Frame 1 (no input): blank canvas, image omitted
Frame 60 (the mouse pressed at the canvas centre just before this capture): blank canvas, image omitted
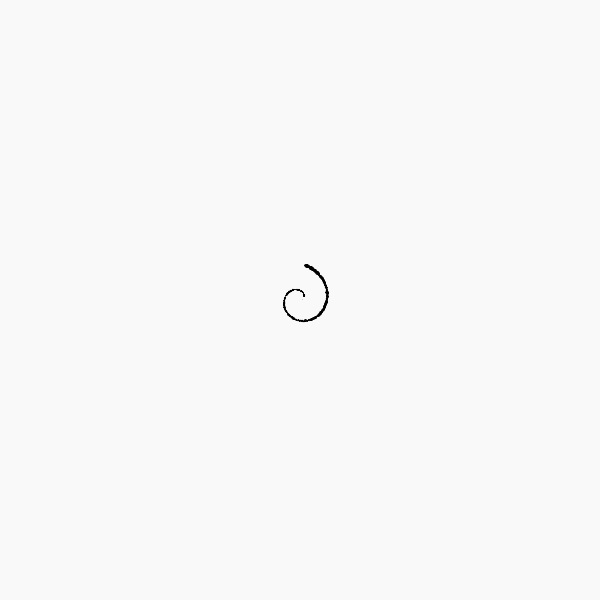
Frame 120 (the mouse held since frame 60 and released just before this capture)

The Processing sketch whose frames 1 and 60 were blank and that drew this single picture after the mouse press (run headless with seeded random() and noise(); from frame 60 on, the mouse is pressed at the canvas centre):

// Processing sketch: sketch_122716_spirals
// ── sketch_122716_spirals.pde
int MIDX = width / 2;
int MIDY = height / 2;
int FRAME_RATE = 60;
int STROKE_WEIGHT = 1;

boolean DEBUG = false;

color DEBUG_COLOR;
color BACKGROUND_COLOR;
color DRAW_COLOR;

int lastFrame;
float delta;

float CANVAS_PERCENTAGE = 0.8f;
float CANVAS_X;
float CANVAS_Y;
float CANVAS_WIDTH;
float CANVAS_HEIGHT;
float brushX;
float brushY;
float brushWidth = 1;
float maxSpiralRadius;
float maxSpiralDisplacementRadius = 72;
float minSpiralRadius = 3;
float spiralRadiusPerSecond = 15;
float acceleration = 150;
float BASE_ROTATION_SPEED = 100;
float MAX_ROTATION_SPEED = 720;

// Degrees per second
float rotationSpeed = BASE_ROTATION_SPEED;
boolean rotateClockwise = false;
float brushCurrentRadius = 0;
float brushCurrentRotation = 0;
boolean drawing = true;

ArrayList<Circle> spirals;

void setup()
{
  strokeWeight(STROKE_WEIGHT);
  frameRate(FRAME_RATE);
  size(600, 600); 
  // SET VARIABLES THAT DEPEND ON WIDTH AND HEIGHT 
  DEBUG_COLOR = color(#000000);
  BACKGROUND_COLOR = color(#F9F9F9);
  DRAW_COLOR = color(#000000); 
  CANVAS_WIDTH = (float)width * (float)CANVAS_PERCENTAGE;
  CANVAS_HEIGHT = height * CANVAS_PERCENTAGE;
  CANVAS_X = (width - CANVAS_WIDTH) / 2;
  CANVAS_Y = (height - CANVAS_HEIGHT) / 2;
  brushX = CANVAS_X + CANVAS_WIDTH / 2;
  brushY = CANVAS_Y + CANVAS_HEIGHT / 2;
  maxSpiralRadius = 36;
  background(BACKGROUND_COLOR);
  spirals = new ArrayList<Circle>();
}

void draw() {
  //background(BACKGROUND_COLOR);
  noFill();

  delta = (millis() - lastFrame) / 1000f;
  lastFrame = millis();
  if (DEBUG) {
    noFill();
    stroke(DEBUG_COLOR);
    line(-1, height / 2, height + 1, height / 2);
    line(width / 2, -1, width / 2, height + 1);
    rect(CANVAS_X, CANVAS_Y, CANVAS_WIDTH, CANVAS_HEIGHT);
    noFill();
    noStroke();
  }

  // Drawing is ended when there are no more valid locations to paint.
  if (!drawing) return; 

  fill(DRAW_COLOR);
  float brushPosX = brushX + cos(radians(brushCurrentRotation)) * brushCurrentRadius;
  float brushPosY = brushY + sin(radians(brushCurrentRotation)) * brushCurrentRadius;
  float widthMod = random(.5, 1.5);
  ellipse(brushPosX, brushPosY, brushCurrentRadius / 16 * widthMod, brushCurrentRadius / 16 * widthMod);

  brushCurrentRadius += spiralRadiusPerSecond * delta;
  brushCurrentRotation += (rotateClockwise ? 1 : -1) * rotationSpeed * delta;
  float alpha = brushCurrentRadius / maxSpiralRadius;
  rotationSpeed += ((alpha > .5 ? -1 : 1) * (acceleration * delta));
  rotationSpeed = clamp(rotationSpeed, BASE_ROTATION_SPEED, MAX_ROTATION_SPEED);

  if (DEBUG) {
    strokeWeight(CANVAS_WIDTH / 512);
    noFill();
    stroke(0, 255, 0);
    float debugWidth = CANVAS_WIDTH / 32;
    ellipse(brushX, brushY, debugWidth, debugWidth);
    ellipse(brushPosX, brushPosY, debugWidth, debugWidth);
    ellipse(brushX, brushY, maxSpiralRadius * 2, maxSpiralRadius * 2);
    line(brushX, brushY, brushPosX, brushPosY);
    stroke(0, 128, 255);
    line(brushX, brushY, brushX + maxSpiralRadius, brushY);
    fill(255, 0, 0);
    ellipse(CANVAS_X, CANVAS_Y, 15, 15);
    ellipse(CANVAS_X + CANVAS_WIDTH, CANVAS_Y + CANVAS_HEIGHT, 15, 15);
    int index = 0;
    for (Circle c : spirals) {
      noFill();     
      stroke(0, 255, 0);
      ellipse(c.midX, c.midY, c.radius * 2, c.radius * 2);
      text(index, c.midX, c.midY);
      index ++;
    }
  }

  if (brushCurrentRadius > maxSpiralRadius) {
    resetSpiralPosition();
  }
};

void resetSpiralPosition() {
  // Add current spiral to history
  spirals.add(new Circle(brushX, brushY, maxSpiralRadius));
  float degree = random(0, 360);
  float prospectiveRadius = maxSpiralDisplacementRadius;
  PVector tmpPoint = getPointOnCircumference(maxSpiralRadius, degree);
  float edgePointX = brushX + tmpPoint.x;
  float edgePointY = brushY + tmpPoint.y;
  Circle prospect = new Circle(brushX + tmpPoint.x, brushY + tmpPoint.y, prospectiveRadius);

  // Start at degree 0
  //  - Check to see if a circle that is created with the same radius as the current circle is...
  //    - Completely within the canvas
  //    - Not overlapping with any past circles
  //  - Reduce radius if it is too wide and try again.
  //  - If the radius is below the MIN_RADIUS then increment the degree count and try again...
  //  - If the degree count is >= 359 then we've checked all that we can check and the simulation is over.

  int attempts = 0;
  degree = random(0, 360);
degreeSearch: 
  for (int i = 0; i < 360; i ++) {
    degree ++;
    prospectiveRadius = maxSpiralDisplacementRadius;
    while (prospectiveRadius > minSpiralRadius) {
      attempts ++;
      println("ATTEMPTS: " + attempts + " DEGREE: " + degree + " RADIUS: " + prospectiveRadius);
      prospectiveRadius -= 1;

      tmpPoint = getPointOnCircumference(maxSpiralRadius, degree);
      edgePointX = brushX + tmpPoint.x;
      edgePointY = brushY + tmpPoint.y;

      prospect.midX = edgePointX + (cos(radians(degree)) * prospectiveRadius);
      prospect.midY = edgePointY + (sin(radians(degree)) * prospectiveRadius); 
      prospect.radius = prospectiveRadius;      
      // Check for a valid option every increment.
      if (circleInCanvas(prospect) && !checkIfOverlaps(prospect, spirals) || attempts > 200000) {
        //ellipse(prospect.midX, prospect.midY, prospect.radius * 2, prospect.radius * 2);
        break degreeSearch;
      }
    }
  }

  // If there isn't a valid option, then the drawing is over.
  if (!circleInCanvas(prospect) || checkIfOverlaps(prospect, spirals)) {
    moveBrushToRandomPoint();
  } else {
    brushCurrentRadius = 0;
    brushCurrentRotation = degree;
    brushX = prospect.midX;
    brushY = prospect.midY;
    maxSpiralRadius = prospect.radius;
  }
}

void moveBrushToRandomPoint() {
  PVector tmp;
  int attempts = 0;
  int attemptCap = width * height;
  do {
    attempts ++;
    println("Repositioning. attempt: " + attempts);
    tmp = getPointInCanvas();
  } while (pointInSpiral(tmp.x, tmp.y) && attempts < attemptCap);
  
  if (attempts < attemptCap) {
    brushX = tmp.x;
    brushY = tmp.y;
    resetSpiralPosition();
  }
}

void drawingOver() {
  drawing = false;
}

void keyPressed() {
  if (key == ENTER) {
    DEBUG = !DEBUG;
  }
}

PVector getPointInCanvas() {
  return new PVector(
    random(CANVAS_X, CANVAS_X + CANVAS_WIDTH), 
    random(CANVAS_Y, CANVAS_Y + CANVAS_HEIGHT)
    );
}

PVector getPointOnCircumference(float radius, float angle) {
  return new PVector(cos(radians(angle)) * radius, sin(radians(angle)) * radius);
}

boolean circleInCanvas(Circle c) {
  boolean inCanvas = true;
  if (!pointInCanvas(c.midX, c.midY)) {
    return false;
  }
  float x = c.midX;
  float y = c.midY;

  float xDst = abs(x - CANVAS_X);
  float yDst = abs(y - CANVAS_Y);
  if (xDst < c.radius || yDst < c.radius) {
    inCanvas = false;
  }
  // Check the other sides of the canvas
  xDst = abs(x - (CANVAS_X + CANVAS_WIDTH));
  yDst = abs(x - (CANVAS_Y + CANVAS_HEIGHT));
  if (xDst < c.radius || yDst < c.radius) {
    inCanvas = false;
  }

  return inCanvas;
}

boolean checkIfOverlaps(Circle a, ArrayList<Circle> b) {
  //println("Checking if point overlaps....");
  boolean overlaps = false;
  for (Circle c : b) {
    if (a.overlaps(c)) {
      overlaps = true;
    }
  }
  return overlaps;
};

boolean pointInCanvas(float x, float y) {
  return ( (x > CANVAS_X && x < CANVAS_X + CANVAS_WIDTH) && ( y > CANVAS_Y && y < CANVAS_Y + CANVAS_HEIGHT));
}

boolean pointInSpiral(float x, float y) {
  boolean pointInSpiral = false;
  for (Circle c : spirals) {
    float dst = sqrt(pow(x - c.midX, 2) + pow(y - c.midY, 2));
    pointInSpiral =  dst < c.radius;
  }
  return pointInSpiral;
}

float clamp(float input, float low, float high) {
  if (input < low) {
    return low;
  } else if (input > high) {
    return high;
  } else {
    return input;
  }
}

class Circle {  
  float midX, midY, radius;

  Circle(float midX, float midY, float radius) {
    this.midX = midX;
    this.midY = midY;
    this.radius = radius;
  };

  void setRadius(float radius) {
    this.radius = radius;
  }

  boolean overlaps(Circle partner) {
    float dst = sqrt(pow(partner.midX - midX, 2) + pow(partner.midY - midY, 2));
    return dst < (radius + partner.radius);
  }
}
